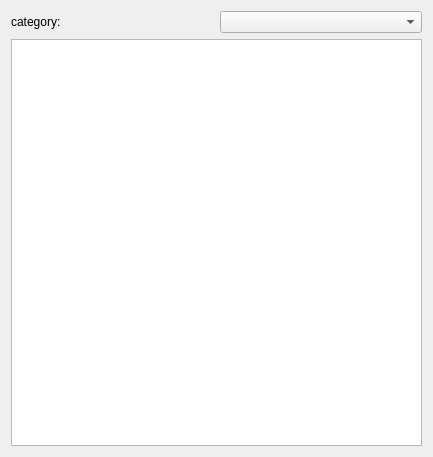
<?xml version="1.0" encoding="UTF-8"?>
<ui version="4.0">
 <class>BankLoader</class>
 <widget class="QWidget" name="BankLoader">
  <property name="geometry">
   <rect>
    <x>0</x>
    <y>0</y>
    <width>433</width>
    <height>457</height>
   </rect>
  </property>
  <property name="windowTitle">
   <string>Form</string>
  </property>
  <layout class="QVBoxLayout" name="verticalLayout">
   <item>
    <layout class="QHBoxLayout" name="horizontalLayout">
     <item>
      <widget class="QLabel" name="label">
       <property name="text">
        <string>category:</string>
       </property>
      </widget>
     </item>
     <item>
      <widget class="ComboBox" name="comboBox_2">
       <property name="controlId" stdset="0">
        <string>Bank</string>
       </property>
      </widget>
     </item>
    </layout>
   </item>
   <item>
    <widget class="QListWidget" name="instrumentList">
     <property name="controlId" stdset="0">
      <string>BankInstrument</string>
     </property>
    </widget>
   </item>
  </layout>
 </widget>
 <customwidgets>
  <customwidget>
   <class>ComboBox</class>
   <extends>QComboBox</extends>
   <header>ComboBox.h</header>
  </customwidget>
 </customwidgets>
 <resources/>
 <connections/>
</ui>
